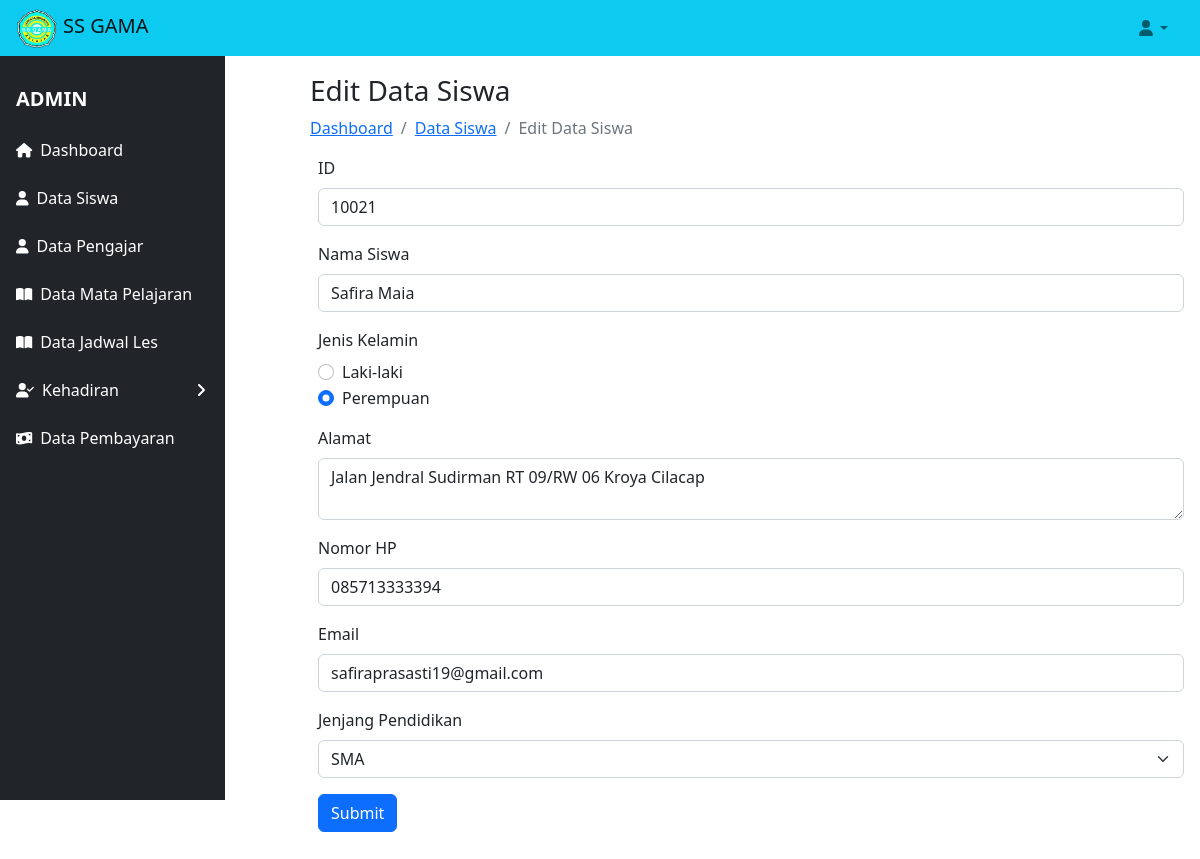
Screenshot of /views/edit_siswa.php?id=10021&aksi=edit with the database file from the repository.
### tables this page shows
CREATE TABLE `siswa` (
  `id` int NOT NULL,
  `nama_siswa` varchar(50) NOT NULL,
  `jenis_kelamin` varchar(9) NOT NULL,
  `alamat` varchar(100) NOT NULL,
  `no_hp` varchar(15) NOT NULL,
  `email` varchar(30) NOT NULL,
  `jenjang` varchar(30) NOT NULL
);

### classes/database.php (called while the page is built, shortened)
<?php
class database
{
    var $host = "localhost";
    var $username = "root";
    var $password = "";
    var $db = "les_privat";
    var $koneksi;
    function __construct()
    {
        $this->koneksi = mysqli_connect($this->host, $this->username, $this->password, $this->db);
    }
    function edit($id)
    {
        $data = mysqli_query($this->koneksi, "select * from siswa where id='$id'");
        while ($d = mysqli_fetch_array($data)) {
            $hasil[] = $d;
        }
        return $hasil;
    }
}

### views/edit_siswa.php (the view, shortened to what this page needs)
<?php
    include 'header.php';
    include 'sidebar.php';
?>
<div class="container-fluid px-2 py-5">
    <div class="row">
        <div class="col-md-3">
            <?php include 'sidebar.php'; ?>
        </div>
        <div class="col-md-9 ml-sm-auto">
            <h3 class="mt-4 mb-2">Edit Data Siswa</h3>
            <ol class="breadcrumb mb-2">
                <li class="breadcrumb-item"><a href="dashboard_admin.php">Dashboard</a></li>
                <li class="breadcrumb-item"><a href="tampil_siswa.php">Data Siswa</a></li>
                <li class="breadcrumb-item active">Edit Data Siswa</li>
            </ol>
            <main class="ml-sm-auto ml-md-auto ml-lg-0">
                <div class="container px-2 py-2">
                    <form action="proses_siswa.php?aksi=update" method="post">
                        <?php
                        foreach($db->edit($_GET['id']) as $d) {
                        ?>
                            <div class="mb-3">
                                <label for="id" class="form-label">ID</label>
                                <input type="text" class="form-control" name="id" value="<?php echo $d['id'] ?>">
                            </div>
                            <div class="mb-3">
                                <label for="nama_siswa" class="form-label">Nama Siswa</label>
                                <input type="text" class="form-control" name="nama_siswa" value="<?php echo $d['nama_siswa'] ?>">
                            </div>
                            <div class="mb-3">
                                <label class="form-label">Jenis Kelamin</label>
                                <div class="form-check">
                                    <input class="form-check-input" type="radio" name="jenis_kelamin" id="laki-laki" value="Laki-laki" <?php echo ($d['jenis_kelamin'] == 'Laki-laki') ? 'checked' : '' ?>>
                                    <label class="form-check-label" for="laki-laki">Laki-laki</label>
                                </div>
                                <div class="form-check">
                                    <input class="form-check-input" type="radio" name="jenis_kelamin" id="perempuan" value="Perempuan" <?php echo ($d['jenis_kelamin'] == 'Perempuan') ? 'checked' : '' ?>>
                                    <label class="form-check-label" for="perempuan">Perempuan</label>
                                </div>
                            </div>
                            <div class="mb-3">
                                <label for="alamat" class="form-label">Alamat</label>
                                <textarea class="form-control" name="alamat"><?php echo $d['alamat'] ?></textarea>
                            </div>
                            <div class="mb-3">
                                <label for="no_hp" class="form-label">Nomor HP</label>
                                <input type="tel" class="form-control" name="no_hp" id="no_hp" value="<?php echo $d['no_hp'] ?>">
                            </div>
                            <div class="mb-3">
                                <label for="email" class="form-label">Email</label>
                                <input type="email" class="form-control" name="email" id="email" value="<?php echo $d['email'] ?>">
                            </div>
                            <div class="mb-3">
                                <label for="jenjang" class="form-label">Jenjang Pendidikan</label>
                                <select class="form-select" name="jenjang" id="jenjang">
                                    <option value="SMA" <?php echo ($d['jenjang'] == 'SMA') ? 'selected' : '' ?>>SMA</option>
                                </select>
                            </div>
                            <button type="submit" class="btn btn-primary" value="Simpan" onclick="showAlert();">Submit</button>
                        <?php
                        }
                        ?>
                    </form>
                </div>
            </main>
        </div>
    </div>
</div>

### rows the page displays
siswa: id "10021", nama_siswa "Safira Maia", jenis_kelamin "☐ Laki-laki", jenis_kelamin "☑ Perempuan", alamat "Jalan Jendral Sudirman RT 09/RW 06 Kroya Cilacap", no_hp "085713333394", email "safiraprasasti19@gmail.com", jenjang "SMA"
